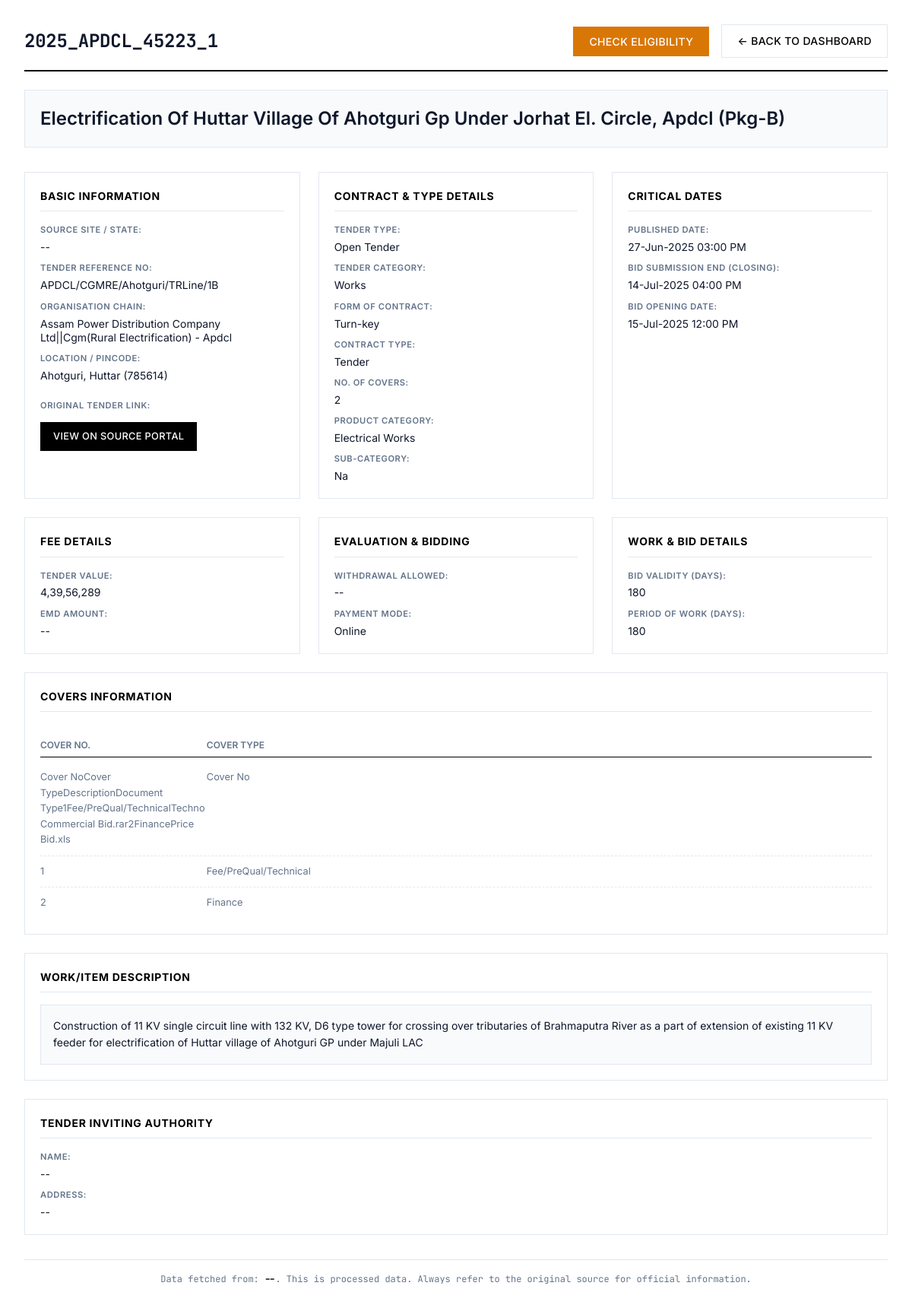
The app's page /tender/1, older data.
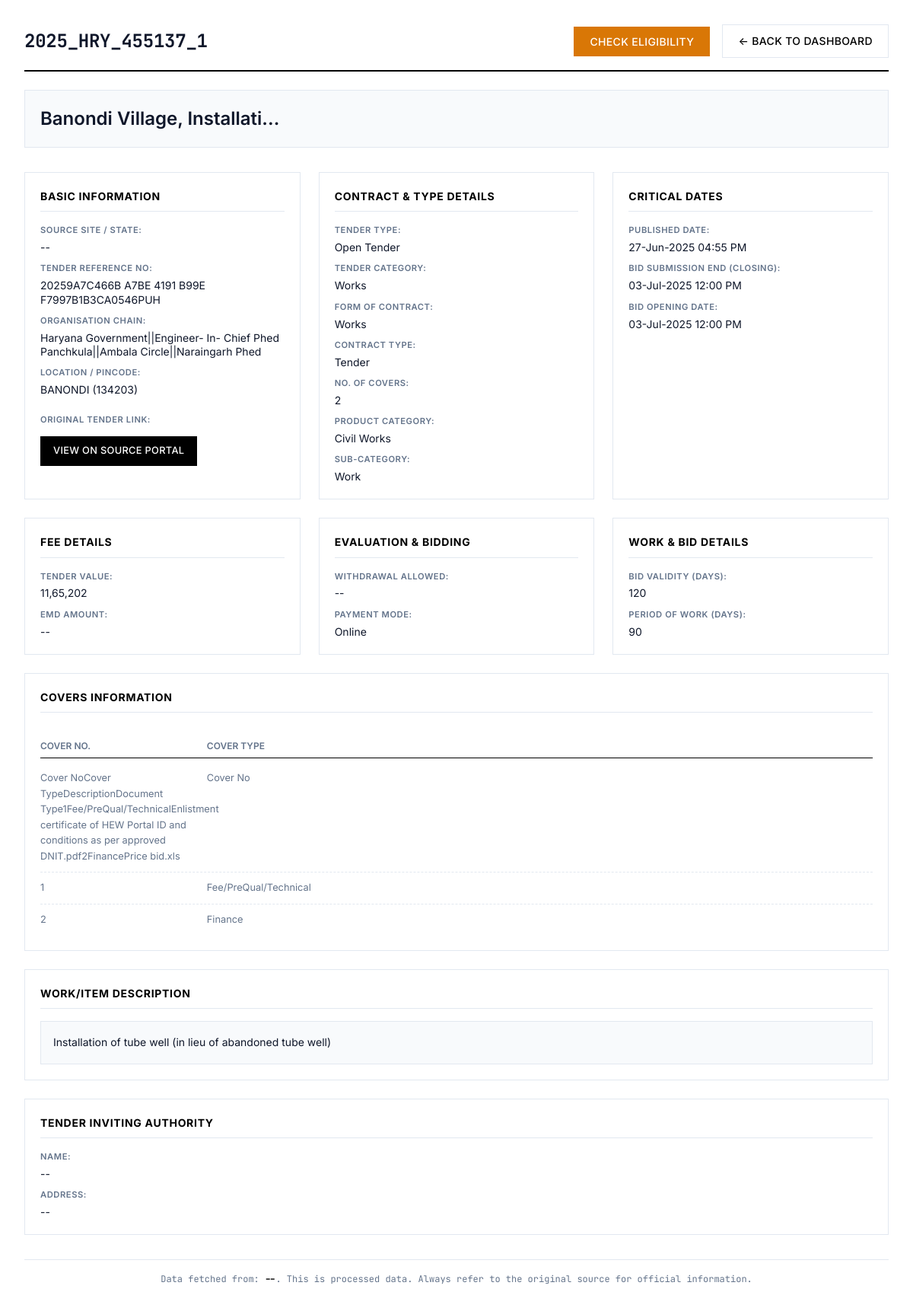
The same page, newer data.
### database.py (models this page shows, shortened)
class Tender(Base):
    __tablename__ = "tenders"
    id = Column(Integer, primary_key=True, index=True)
    tender_id = Column(String, unique=True, index=True, nullable=False)
    source_site = Column(String, index=True, nullable=False)
    tender_title = Column(Text)
    organisation_chain = Column(Text)
    tender_value_numeric = Column(Float, nullable=True)
    emd_amount_numeric = Column(Float, nullable=True)
    published_date = Column(DateTime, nullable=True)
    closing_date = Column(DateTime, nullable=True)
    opening_date = Column(DateTime, nullable=True)
    location = Column(String, nullable=True)
    pincode = Column(String, nullable=True)
    status = Column(String, default="Live", index=True) # e.g., "Live", "Result Announced", "Cancelled"
    full_details_json = Column(JSON, nullable=True)
    created_at = Column(DateTime(timezone=True), server_default=func.now())
    updated_at = Column(DateTime(timezone=True), onupdate=func.now())
    result = relationship("TenderResult", back_populates="tender", uselist=False, cascade="all, delete-orphan")
    bids = relationship("TenderBid", back_populates="tender", cascade="all, delete-orphan")

### dashboard.py (the view)
@app.get("/tender/{tender_pk_id}", name="view_tender_detail", response_class=HTMLResponse)
async def view_tender_detail(request: Request, tender_pk_id: int, db: Session = Depends(get_db)):
    if not templates: raise HTTPException(503, "Template engine error")
    tender = db.query(Tender).filter(Tender.id == tender_pk_id).first()
    if not tender: raise HTTPException(404, "Tender not found in database.")
    return templates.TemplateResponse("tender_detail.html", {
        "request": request,
        "tender": tender.full_details_json or {},
        "tender_pk_id": tender_pk_id
    })

### templates/tender_detail.html (shortened to what this page needs)
<!DOCTYPE html>
<html lang="en">
<head>
</head>
<body>
    {% macro na(value) -%}
        {{ value if value and value != 'N/A' else '--' }}
    {%- endmacro %}
    <div class="page-wrapper">
        <div class="container">
            <div class="page-header">
                <h1>{{ na(tender.get('detail_tender_id', tender.get('list_page_tender_id'))) }}</h1>
                <div class="header-actions">
                    <button id="checkEligibilityBtn" class="btn btn-info"
                            data-tender-pk-id="{{ tender_pk_id }}"
                            data-tender-url="{{ tender.get('detail_page_link', '') }}">
                        Check Eligibility
                    </button>
                    <a href="{{ url_for('homepage') }}" class="btn btn-secondary">← Back to Dashboard</a>
                </div>
            </div>
            <div class="tender-main-title">
                {{ na(tender.get('work_title', tender.get('primary_title'))) | neat_format }}
            </div>
            <div class="details-grid">
                <div class="detail-section">
                    <h3>Basic Information</h3>
                    <div class="detail-field"><strong>Source Site / State:</strong> <span class="value-text">{{ na(tender.get('source_site_key')) }}</span></div>
                    <div class="detail-field"><strong>Tender Reference No:</strong> <span class="value-text">{{ na(tender.get('tender_reference_number')) }}</span></div>
                    <div class="detail-field"><strong>Organisation Chain:</strong> <span class="value-text">{{ na(tender.get('organisation_chain', tender.get('list_page_org_chain'))) | neat_format }}</span></div>
                    <div class="detail-field"><strong>Location / Pincode:</strong> <span class="value-text">{{ na(tender.get('location')) }}{% if tender.get('pincode') and tender.get('pincode') != 'N/A' %} ({{ tender.pincode }}){% endif %}</span></div>
                    {% if tender.get('detail_page_link') and tender.get('detail_page_link') != 'N/A' %}
                    <div class="detail-field" style="margin-top: 12px;">
                        <strong>Original Tender Link:</strong>
                        <a href="{{ tender.detail_page_link }}" target="_blank" rel="noopener noreferrer" class="btn btn-link-style">
                            View on Source Portal
                        </a>
                    </div>
                    {% endif %}
                </div>
                <div class="detail-section">
                    <h3>Contract & Type Details</h3>
                    <div class="detail-field"><strong>Tender Type:</strong> <span class="value-text">{{ na(tender.get('tender_type')) }}</span></div>
                    <div class="detail-field"><strong>Tender Category:</strong> <span class="value-text">{{ na(tender.get('tender_category')) }}</span></div>
                    <div class="detail-field"><strong>Form of Contract:</strong> <span class="value-text">{{ na(tender.get('form_of_contract')) }}</span></div>
                    <div class="detail-field"><strong>Contract Type:</strong> <span class="value-text">{{ na(tender.get('contract_type')) }}</span></div>
                    <div class="detail-field"><strong>No. of Covers:</strong> <span class="value-text">{{ na(tender.get('no_of_covers')) }}</span></div>
                    <div class="detail-field"><strong>Product Category:</strong> <span class="value-text">{{ na(tender.get('product_category')) | neat_format }}</span></div>
                    <div class="detail-field"><strong>Sub-Category:</strong> <span class="value-text">{{ na(tender.get('sub_category')) | neat_format }}</span></div>
                </div>
                <div class="detail-section">
                    <h3>Critical Dates</h3>
                    <div class="detail-field"><strong>Published Date:</strong> <span class="value-text">{{ na(tender.get('published_date')) }}</span></div>
                    <div class="detail-field"><strong>Bid Submission End (Closing):</strong> <span class="value-text">{{ na(tender.get('bid_submission_end_date')) }}</span></div>
                    <div class="detail-field"><strong>Bid Opening Date:</strong> <span class="value-text">{{ na(tender.get('detail_bid_opening_date')) }}</span></div>
                </div>
                <div class="detail-section">
                    <h3>Fee Details</h3>
                    <div class="detail-field"><strong>Tender Value:</strong> <span class="value-text">{{ na(tender.get('tender_value')) }}</span></div>
                    <div class="detail-field"><strong>EMD Amount:</strong> <span class="value-text">{{ na(tender.get('emd_amount')) }}</span></div>
                </div>
                <div class="detail-section">
                    <h3>Evaluation & Bidding</h3>
                    <div class="detail-field"><strong>Withdrawal Allowed:</strong> <span class="value-text">{{ na(tender.get('withdrawal_allowed')) }}</span></div>
                    <div class="detail-field"><strong>Payment Mode:</strong> <span class="value-text">{{ na(tender.get('payment_mode')) }}</span></div>
                </div>
                <div class="detail-section">
                    <h3>Work & Bid Details</h3>
                    <div class="detail-field"><strong>Bid Validity (Days):</strong> <span class="value-text">{{ na(tender.get('bid_validity_days')) }}</span></div>
                    <div class="detail-field"><strong>Period of Work (Days):</strong> <span class="value-text">{{ na(tender.get('period_of_work_days')) }}</span></div>
                </div>
                {% if tender.get('covers_info') %}
                <div class="detail-section full-width-section">
                    <h3>Covers Information</h3>
                    <ul class="structured-list">
                        <li style="display: flex; font-weight: 600; border-bottom: 1px solid var(--color-primary); padding-bottom: 6px; margin-bottom: 6px;">
                            <span style="flex-basis: 20%; min-width: 80px; font-size: 0.75rem; color: var(--color-text-muted); text-transform: uppercase;">Cover No.</span>
                            <span style="flex-basis: 80%; min-width: 180px; font-size: 0.75rem; color: var(--color-text-muted); text-transform: uppercase;">Cover Type</span>
                        </li>
                        {% for cover in tender.covers_info %}
                             <li style="display: flex; align-items: baseline;">
                                <span class="item-value" style="flex-basis: 20%; min-width: 80px;">{{ na(cover.get('cover_no')) }}</span>
                                <span class="item-value" style="flex-basis: 80%; min-width: 180px;">{{ na(cover.get('cover_type')) }}</span>
                            </li>
                        {% else %}
                            <li><span>--</span></li>
                        {% endfor %}
                    </ul>
                </div>
                {% endif %}
                <div class="detail-section full-width-section">
                    <h3>Work/Item Description</h3>
                    <div class="description-text">
                        <pre>{{ na(tender.get('work_description', tender.get('list_page_title'))) }}</pre>
                    </div>
                </div>
                <div class="detail-section full-width-section">
                    <h3>Tender Inviting Authority</h3>
                    <div class="detail-field"><strong>Name:</strong> <span class="value-text">{{ na(tender.get('tender_inviting_authority_name')) | neat_format }}</span></div>
                    <div class="detail-field"><strong>Address:</strong> <span class="value-text">{{ na(tender.get('tender_inviting_authority_address')) | neat_format }}</span></div>
                </div>
            </div>
            <div class="source-note">
                Data fetched from: <span class="source-site-highlight">{{ na(tender.get('source_site_key')) }}</span>.
                This is processed data. Always refer to the original source for official information.
            </div>
        </div>
    </div>
</body>
</html>

### templates/tender_detail.html (style rules this page uses)
* { box-sizing: border-box; margin: 0; padding: 0; }
html { font-size: 16px; scroll-behavior: smooth; }
:root { --color-primary: #000000; --color-secondary: #1a1a1a; --color-accent: #2563eb; --color-surface: #ffffff; --color-surface-alt: #f8fafc; --color-border: #e2e8f0; --color-text: #0f172a; --color-text-muted: #64748b; --shadow-md: 0 4px 6px -1px rgb(0 0 0 / 0.1), 0 2px 4px -2px rgb(0 0 0 / 0.1); }
body { font-family: 'Inter', -apple-system, BlinkMacSystemFont, sans-serif; background: var(--color-surface-alt); color: var(--color-text); line-height: 1.6; font-weight: 400; min-height: 100vh; -webkit-font-smoothing: antialiased; -moz-osx-font-smoothing: grayscale; }
.page-wrapper { background: var(--color-surface); padding: 32px; min-height: calc(100vh - 64px); }
.container { max-width: none; width: 100%; margin: 0 auto; }
.page-header { display: flex; justify-content: space-between; align-items: center; margin-bottom: 24px; padding-bottom: 16px; border-bottom: 2px solid var(--color-primary); flex-wrap: wrap; gap: 16px; }
.page-header h1 { font-size: 1.5rem; font-weight: 700; letter-spacing: -0.01em; color: var(--color-text); text-transform: none; overflow-wrap: break-word; word-break: break-all; font-family: 'JetBrains Mono', monospace; }
.header-actions { display: flex; gap: 16px; align-items: center; }
.btn { display: inline-flex; align-items: center; justify-content: center; padding: 10px 20px; border: 1px solid transparent; font-family: inherit; font-size: 0.875rem; font-weight: 500; text-decoration: none; color: var(--color-surface); background: var(--color-primary); border-radius: 0; cursor: pointer; transition: all 0.2s ease; text-transform: uppercase; letter-spacing: 0.025em; }
.btn-secondary { background: transparent; color: var(--color-primary); border-color: var(--color-border); }
.btn-info { background-color: #d97706; border-color: #d97706; }
.tender-main-title { font-size: 1.5rem; font-weight: 600; color: var(--color-text); margin-bottom: 32px; padding: 20px; background-color: var(--color-surface-alt); border: 1px solid var(--color-border); line-height: 1.4; text-align: left; }
.details-grid { display: grid; grid-template-columns: repeat(3, 1fr); gap: 24px; margin-bottom: 32px; }
.detail-section { background-color: var(--color-surface); border: 1px solid var(--color-border); padding: 20px; display: flex; flex-direction: column; }
.detail-section h3 { font-size: 0.875rem; font-weight: 700; color: var(--color-primary); margin-top: 0; margin-bottom: 16px; padding-bottom: 8px; border-bottom: 1px solid var(--color-border); text-transform: uppercase; letter-spacing: 0.05em; }
.detail-field { margin-bottom: 10px; display: flex; flex-direction: column; gap: 2px; }
.detail-field:last-child { margin-bottom: 0; }
.detail-field strong { font-size: 0.7rem; font-weight: 600; color: var(--color-text-muted); text-transform: uppercase; letter-spacing: 0.05em; margin-bottom: 2px; }
.detail-field span, .detail-field .value-text, .detail-field a.value-link { font-size: 0.875rem; color: var(--color-text); word-wrap: break-word; line-height: 1.3; }
.btn-link-style { margin-top: 8px; padding: 8px 16px; font-size: 0.8rem; width: fit-content; }
.structured-list { list-style: none; padding: 0; margin-top: 8px; }
.structured-list li { font-size: 0.875rem; padding: 10px 0; border-bottom: 1px dashed var(--color-border); }
.structured-list li:last-child { border-bottom: none; }
.structured-list .item-value { color: var(--color-text-muted); font-size: 0.8rem; }
.full-width-section { grid-column: 1 / -1; }
.description-text pre { background: var(--color-surface-alt); padding: 16px; border: 1px solid var(--color-border); font-size: 0.875rem; white-space: pre-wrap; word-wrap: break-word; line-height: 1.6; color: var(--color-text); font-family: inherit; max-height: 300px; overflow-y: auto; }
.source-note { font-size: 0.75rem; color: var(--color-text-muted); margin-top: 32px; padding-top: 16px; border-top: 1px solid var(--color-border); display: block; text-align: center; font-family: 'JetBrains Mono', monospace; }
.source-site-highlight { font-weight: 700; color: var(--color-primary); }

Row changes from the older to the newer data that the page shows:
changed Tender: tender "2025_APDCL_45223_1 Ahotguri, Huttar" → "2025_HRY_455137_1 BANONDI"; tender_title "Electrification Of Huttar Village Of Ahotguri Gp Under Jorhat El. Circle, Apdcl (Pkg-B)" → "Banondi Village, Installati..."; organisation_chain "Assam Power Distribution Company Ltd||Cgm(Rural Electrification) - Apdcl" → "Haryana Government||Engineer- In- Chief Phed Panchkula||Ambala Circle||Naraingarh Phed"
Text that changed along with them:
{{ value if value and value != 'N/A' else '--' }}: "-- APDCL/CGMRE/Ahotguri/TRLine/1B Open Tender Works Turn-key Tender 2 27-Jun-2025 03:00 PM 14-Jul-2025 04:00 PM 15-Jul-2025 12:00 PM 4,39,56,289 -- -- Online 180 180 Construction of 11 KV single circuit line with 132 KV, D6 type tower for crossing over tributaries of Brahmaputra River as a part of extension of existing 11 KV feeder for electrification of Huttar village of Ahotguri GP under Majuli LAC --" → "-- 20259A7C466B A7BE 4191 B99E F7997B1B3CA0546PUH Open Tender Works Works Tender 2 27-Jun-2025 04:55 PM 03-Jul-2025 12:00 PM 03-Jul-2025 12:00 PM 11,65,202 -- -- Online 120 90 Installation of tube well (in lieu of abandoned tube well) --"
{{ tender.pincode }}: "785614" → "134203"
{{ na(tender.get('product_category')) | neat_format }}: "Electrical Works" → "Civil Works"
{{ na(tender.get('sub_category')) | neat_format }}: "Na" → "Work"
new list line: "Cover NoCover TypeDescriptionDocument Type1Fee/PreQual/TechnicalEnlistment certificate of HEW Portal ID and conditions as per approved DNIT.pdf2FinancePrice bid.xls Cover No"
list line gone: "Cover NoCover TypeDescriptionDocument Type1Fee/PreQual/TechnicalTechno Commercial Bid.rar2FinancePrice Bid.xls Cover No"
